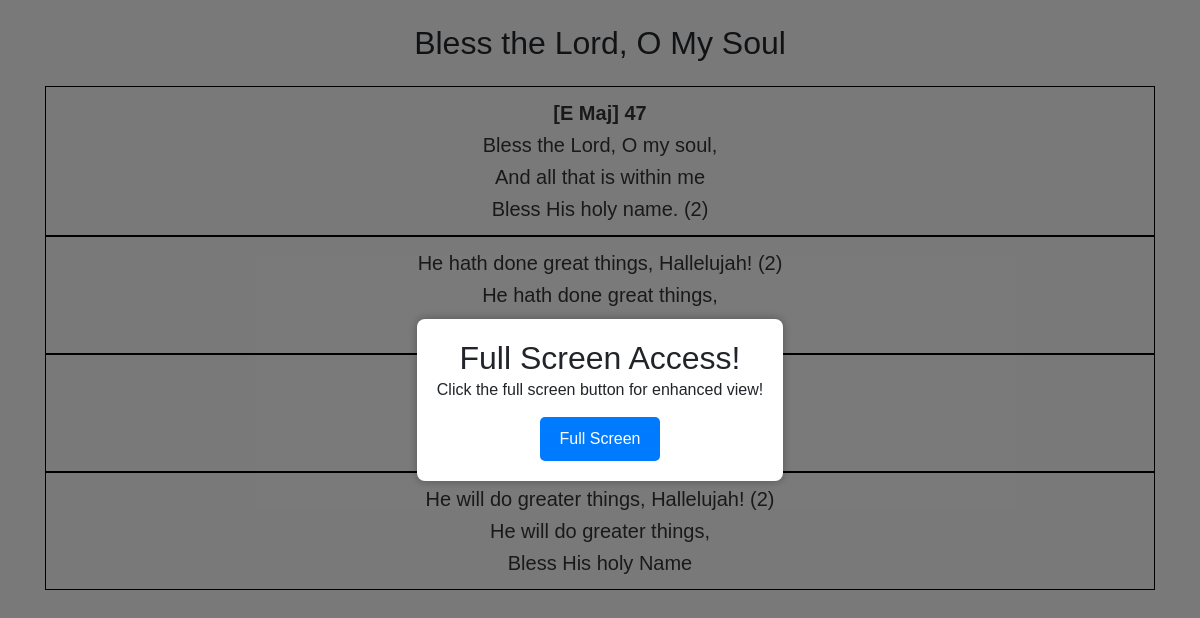
/song/105, run on the app's committed database.
### tables this page shows
CREATE TABLE songs (
            id INTEGER PRIMARY KEY AUTOINCREMENT,
            title TEXT,
            alternate_title TEXT,
            lyrics TEXT,
            transliteration TEXT,
            chord TEXT,
            search_title TEXT,
            search_lyrics TEXT,
            youtube_link TEXT,
            create_date TEXT,
            modified_date TEXT,
            username TEXT,
            FOREIGN KEY (username) REFERENCES users(username)
        );

### server.py (the view)
@app.route('/song/<id>')
def song(id):
    try:
        conn = sqlite3.connect(DATABASE)
        cursor = conn.cursor()
        cursor.execute(
            'SELECT lyrics, transliteration, chord, title, youtube_link FROM songs WHERE id = ?', (int(id),))
        row = cursor.fetchone()
        conn.close()
        lyrics = song_view(row[0], row[1], row[2])
    except:
        conn.close()
        return "Song Not Available!"
    return render_template("song_viewer.html", lyrics=lyrics, song_title=row[3], link=row[4])

### server.py (called while the page is built, shortened)
def song_view(lyrics, transliteration_lyrics, chord):
    if transliteration_lyrics == "" or transliteration_lyrics == None or transliteration_lyrics == "None":
        paragraphs = re.split(r'\r?\n|\r', lyrics)
        para_count = 1
        if chord == None or chord == "None":
            chord = ''
        else:
            chord = "<span id='chord' style='font-weight:bold;'>" + \
                chord + "</span><br>"
        formatted_song = f"<p id={para_count} style='border: 1px solid black;padding: 10px;'>{chord}"
        for paragraph in paragraphs:
            if paragraph == "":
                para_count += 1
                formatted_song += f"</p><p id={para_count} style='border: 1px solid black;padding: 10px;'>"
            else:
                formatted_song += f'{paragraph}<br>'
    return formatted_song

### templates/song_viewer.html (shortened to what this page needs)
<!DOCTYPE html>
<html lang="en">
<head>
    <link rel="stylesheet" href="https://cdn.jsdelivr.net/npm/bootstrap@4.5.3/dist/css/bootstrap.min.css">
</head>
<body>
    <div class="overlay" id="overlay">
        <div class="popup-card" id="popupCard">
            <h2>Full Screen Access!</h2>
            <p>Click the full screen button for enhanced view!</p>
            <button onclick="full()">Full Screen</button>
        </div>
    </div>
    <div class="container" id="container">
        <br>
        <center>
            <h2>{{song_title}}</h2>
        </center>
        <br>
        <div class="song-lyrics">
            <center>{{lyrics | safe}}</center>
        </div>
    </div>
    <br>
</body>
</html>

### templates/song_viewer.html (style rules this page uses)
.overlay { display: none; position: fixed; top: 0; left: 0; width: 100%; height: 100%; background-color: rgba(0, 0, 0, 0.5); justify-content: center; align-items: center; }
.popup-card { background-color: white; padding: 20px; border-radius: 8px; box-shadow: 0 0 10px rgba(0, 0, 0, 0.3); text-align: center; }
button { padding: 10px 20px; background-color: #007bff; color: white; border: none; border-radius: 5px; cursor: pointer; margin-top: 15px; }
body, h1, h2, p { margin: 0; padding: 0; }
body { font-family: Arial, sans-serif; background-color: #f4f4f4; }
.song-lyrics { color: #333; line-height: 1.6; font-size: 20px; }
.container { overflow-y: auto; }

### data on the page
songs: title "Bless the Lord, O My Soul", chord "[E Maj] 47 Bless the Lord, O my soul, And all that is within me Bless His holy name. (2) He hath done great things, Hallelujah! (2) He hath done great things, He will do greater things, Hallelujah! (2) He will do greater things, Bless His holy Name"
